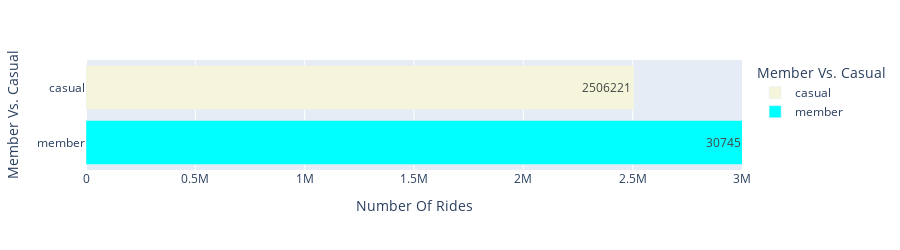

Notebook code cell kept with this figure:
### Code cell
# Plotting..
px.bar(figure1, y = 'member_casual', x = 'ride_length',range_x = [0,3000000], color = 'member_casual', height = 250,text = 'ride_length', 
        labels = {'ride_length': 'Number Of Rides', 'member_casual': 'Member Vs. Casual'},
        hover_name = 'member_casual', hover_data = {'member_casual': False, 'month': False, 'ride_length': True}, 
        color_discrete_map = {'casual': '#F5F5DC', 'member': '#00FFFF'})

### Figure 1 — Plotly figure (JSON) as saved in the notebook; plotly's stock layout.template omitted (floating-point values rounded to 4 significant figures)
{"data": [{"alignmentgroup": "True", "customdata": [[2506221]], "hovertemplate": "<b>%{hovertext}</b><br><br>Number Of Rides=%{text}<extra></extra>", "hovertext": ["casual"], "legendgroup": "casual", "marker": {"color": "#F5F5DC", "pattern": {"shape": ""}}, "name": "casual", "offsetgroup": "casual", "orientation": "h", "showlegend": true, "text": [2506000.0], "textposition": "auto", "type": "bar", "x": [2506221], "xaxis": "x", "y": ["casual"], "yaxis": "y"}, {"alignmentgroup": "True", "customdata": [[3074515]], "hovertemplate": "<b>%{hovertext}</b><br><br>Number Of Rides=%{text}<extra></extra>", "hovertext": ["member"], "legendgroup": "member", "marker": {"color": "#00FFFF", "pattern": {"shape": ""}}, "name": "member", "offsetgroup": "member", "orientation": "h", "showlegend": true, "text": [3075000.0], "textposition": "auto", "type": "bar", "x": [3074515], "xaxis": "x", "y": ["member"], "yaxis": "y"}], "layout": {"barmode": "relative", "height": 250, "legend": {"title": {"text": "Member Vs. Casual"}, "tracegroupgap": 0}, "margin": {"t": 60}, "xaxis": {"anchor": "y", "domain": [0.0, 1.0], "range": [0, 3000000], "title": {"text": "Number Of Rides"}}, "yaxis": {"anchor": "x", "categoryarray": ["member", "casual"], "categoryorder": "array", "domain": [0.0, 1.0], "title": {"text": "Member Vs. Casual"}}}}
